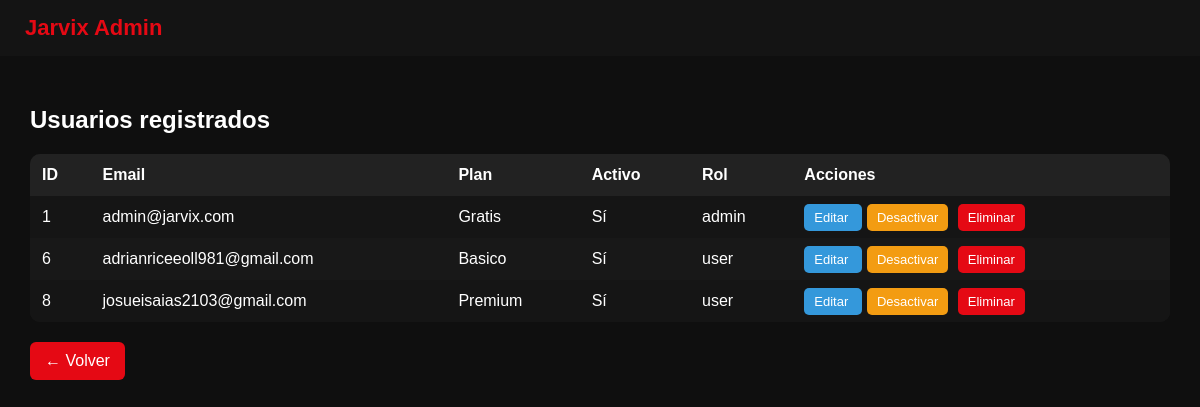
The page /admin/users.php (signed in) on the database its author committed.
### tables this page shows
CREATE TABLE `users` (
  `id` int NOT NULL,
  `email` varchar(120) DEFAULT NULL,
  `password` varchar(255) DEFAULT NULL,
  `plan` varchar(50) DEFAULT 'Gratis',
  `active` tinyint DEFAULT '1',
  `role` varchar(20) DEFAULT 'user'
);

### admin/users.php (the view, shortened to what this page needs)
<?php
require '../api/db.php';
$res=$conn->query("SELECT * FROM users");
?>
<!DOCTYPE html>
<html>
<head>
</head>
<body>
<div class="navbar">
<div class="logo">Jarvix Admin</div>
</div>
<div class="container">
<h2>Usuarios registrados</h2>
<table>
<tr>
<th>ID</th>
<th>Email</th>
<th>Plan</th>
<th>Activo</th>
<th>Rol</th>
<th>Acciones</th>
</tr>
<?php while($u=$res->fetch_assoc()){ ?>
<tr>
<td><?= $u['id'] ?></td>
<td><?= $u['email'] ?></td>
<td><?= $u['plan'] ?></td>
<td><?= $u['active'] ? 'Sí':'No' ?></td>
<td><?= $u['role'] ?></td>
<td class="actions">
<a class="edit" href="edit_user.php?id=<?= $u['id'] ?>">
Editar
</a>
<a class="toggle" href="toggle_user.php?id=<?= $u['id'] ?>">
<?= $u['active'] ? 'Desactivar':'Activar' ?>
</a>
<a class="delete"
href="delete_user.php?id=<?= $u['id'] ?>"
onclick="return confirm('Eliminar usuario?')">
Eliminar
</a>
</td>
</tr>
<?php } ?>
</table>
<a class="back" href="dashboard.php">← Volver</a>
</div>
</body>
</html>

### admin/users.php (style rules this page uses)
body { margin:0; font-family:Arial, Helvetica, sans-serif; background:#0f0f0f; color:white; }
.navbar { background:#141414; padding:15px 25px; display:flex; justify-content:space-between; align-items:center; }
.logo { color:#e50914; font-size:22px; font-weight:bold; }
.container { padding:30px; }
table { width:100%; border-collapse:collapse; background:#181818; border-radius:10px; overflow:hidden; }
th, td { padding:12px; text-align:left; }
th { background:#222; }
tr:nth-child(even) { background:#151515; }
.actions a { text-decoration:none; padding:6px 10px; border-radius:5px; margin-right:5px; font-size:13px; }
.edit { background:#3498db; color:white; }
.toggle { background:#f39c12; color:white; }
.delete { background:#e50914; color:white; }
.back { display:inline-block; margin-top:20px; background:#e50914; padding:10px 15px; color:white; text-decoration:none; border-radius:6px; }

### rows shown on the page
users: id "1", email "admin@jarvix.com", plan "Gratis", active "Sí", role "admin"
users: id "6", email "adrianriceeoll981@gmail.com", plan "Basico", active "Sí", role "user"
users: id "8", email "josueisaias2103@gmail.com", plan "Premium", active "Sí", role "user"
